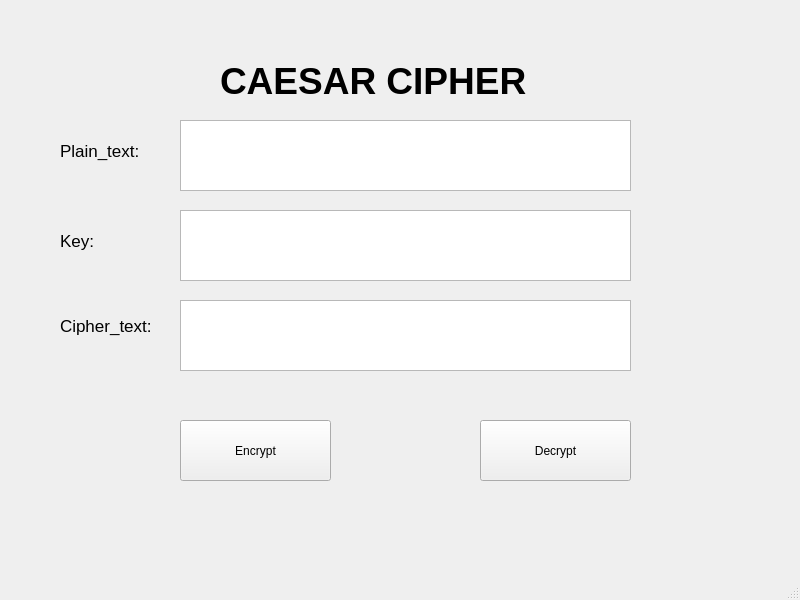
<?xml version="1.0" encoding="UTF-8"?>
<ui version="4.0">
 <class>MainWindow</class>
 <widget class="QMainWindow" name="MainWindow">
  <property name="geometry">
   <rect>
    <x>0</x>
    <y>0</y>
    <width>800</width>
    <height>600</height>
   </rect>
  </property>
  <property name="windowTitle">
   <string>MainWindow</string>
  </property>
  <widget class="QWidget" name="centralwidget">
   <widget class="QLabel" name="label">
    <property name="geometry">
     <rect>
      <x>60</x>
      <y>120</y>
      <width>111</width>
      <height>61</height>
     </rect>
    </property>
    <property name="font">
     <font>
      <pointsize>13</pointsize>
     </font>
    </property>
    <property name="text">
     <string>Plain_text:</string>
    </property>
   </widget>
   <widget class="QPlainTextEdit" name="txt_plain_text">
    <property name="geometry">
     <rect>
      <x>180</x>
      <y>120</y>
      <width>451</width>
      <height>71</height>
     </rect>
    </property>
   </widget>
   <widget class="QLabel" name="label_2">
    <property name="geometry">
     <rect>
      <x>60</x>
      <y>220</y>
      <width>71</width>
      <height>41</height>
     </rect>
    </property>
    <property name="font">
     <font>
      <pointsize>13</pointsize>
     </font>
    </property>
    <property name="text">
     <string>Key:</string>
    </property>
   </widget>
   <widget class="QLabel" name="label_3">
    <property name="geometry">
     <rect>
      <x>60</x>
      <y>310</y>
      <width>101</width>
      <height>31</height>
     </rect>
    </property>
    <property name="font">
     <font>
      <pointsize>13</pointsize>
     </font>
    </property>
    <property name="text">
     <string>Cipher_text:</string>
    </property>
   </widget>
   <widget class="QLabel" name="label_4">
    <property name="geometry">
     <rect>
      <x>220</x>
      <y>60</y>
      <width>361</width>
      <height>41</height>
     </rect>
    </property>
    <property name="font">
     <font>
      <pointsize>28</pointsize>
      <weight>75</weight>
      <bold>true</bold>
     </font>
    </property>
    <property name="text">
     <string>CAESAR CIPHER</string>
    </property>
   </widget>
   <widget class="QPlainTextEdit" name="txt_key">
    <property name="geometry">
     <rect>
      <x>180</x>
      <y>210</y>
      <width>451</width>
      <height>71</height>
     </rect>
    </property>
   </widget>
   <widget class="QPlainTextEdit" name="txt_cipher_text">
    <property name="geometry">
     <rect>
      <x>180</x>
      <y>300</y>
      <width>451</width>
      <height>71</height>
     </rect>
    </property>
   </widget>
   <widget class="QPushButton" name="btn_encrypt">
    <property name="geometry">
     <rect>
      <x>180</x>
      <y>420</y>
      <width>151</width>
      <height>61</height>
     </rect>
    </property>
    <property name="text">
     <string>Encrypt</string>
    </property>
   </widget>
   <widget class="QPushButton" name="btn_decrypt">
    <property name="geometry">
     <rect>
      <x>480</x>
      <y>420</y>
      <width>151</width>
      <height>61</height>
     </rect>
    </property>
    <property name="text">
     <string>Decrypt</string>
    </property>
   </widget>
  </widget>
  <widget class="QMenuBar" name="menubar">
   <property name="geometry">
    <rect>
     <x>0</x>
     <y>0</y>
     <width>800</width>
     <height>21</height>
    </rect>
   </property>
  </widget>
  <widget class="QStatusBar" name="statusbar"/>
 </widget>
 <resources/>
 <connections/>
</ui>
